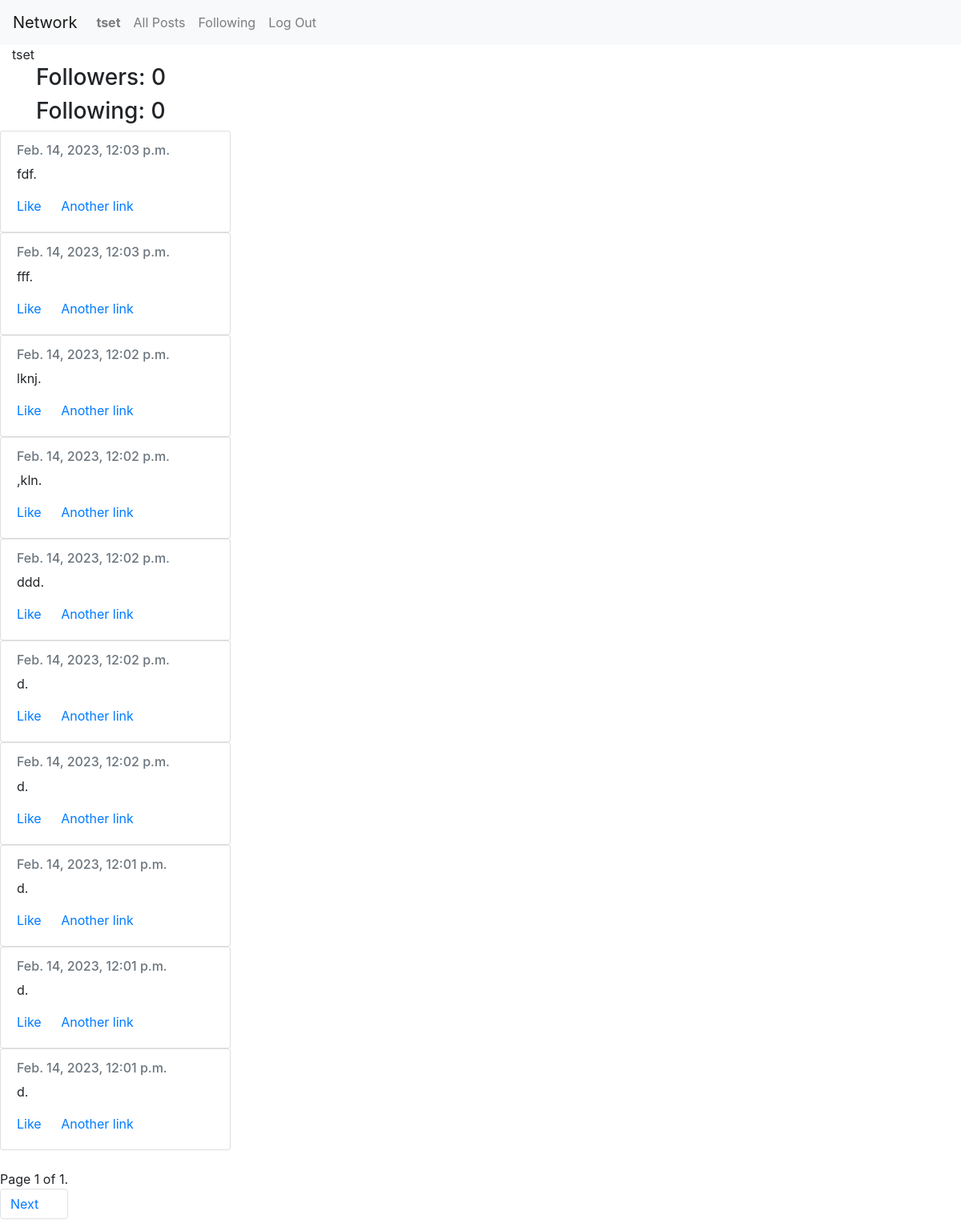
The app's page /profile/tset/ (signed in) with its own data.
### network/models.py (models this page shows, shortened)
class User(AbstractUser):
    pass

class Post(models.Model):
    content = models.CharField(max_length=140)
    author = models.ForeignKey(User, on_delete=models.CASCADE, related_name='User')
    date = models.DateTimeField(auto_now_add=True)

### network/views.py (the view)
# urls.py: path("profile/<str:username>/", views.profile, name="profile"),
def profile(request, username):
    profile = User.objects.get(username=username)
    AllPosts = Post.objects.filter(author=profile).order_by("date").reverse()
    paginator = Paginator(AllPosts, 10)
    page_number = request.GET.get('page')
    paginator_obj = paginator.get_page(page_number)
    following_count = follow.objects.filter(follower=profile)
    print(following_count)
    followers = follow.objects.filter(following=profile)
    check_for_follow = follow.objects.filter(
        follower=User.objects.get(pk=request.user.id)
    )
    if len(check_for_follow) >= 1:
        check_for_follow = True
    else:
        check_for_follow = False
    if paginator_obj:
        return render(request, "network/profile.html", {
            "allposts": paginator_obj,
            "username": username,
            "following": following_count,
            "followers": followers,
            "check_for_follow": check_for_follow
        })

### network/templates/network/profile.html (shortened to what this page needs)
{% extends "network/layout.html" %}
{% block body %}
    {% if user.is_authenticated %}
    <div class="container-fluid">
        {{ username }}
        <br>
        <div class="container"><h3>Followers: {{ followers.count }}</h3></div>
        <div class="container"><h3>Following: {{ following.count }}</h3></div>
      </div>
        {% for post in allposts %}
            <div class="card" style="width: 18rem;">
                <div class="card-body">
                <h6 class="card-subtitle mb-2 text-muted">{{ post.date }}</h6>
                <p class="card-text">{{ post.content }}.</p>
                <a href="#" class="card-link">Like</a>
                <a href="#" class="card-link">Another link</a>
                </div>
            </div>
        {% endfor %}
        <br>
        <nav aria-label="Page navigation example">
            <ul class="pagination">
                <li class="page-item">Page {{ allposts.number }} of {{ allposts.paginator.num_pages }}.<a class="page-link" href="#">Next</a></li>
            </ul>
          </nav>
    {% endif %}
{% endblock %}

### network/templates/network/layout.html (shortened to what this page needs)
{% load static %}
<!DOCTYPE html>
<html lang="en">
    <head>
        <link rel="stylesheet" href="https://stackpath.bootstrapcdn.com/bootstrap/4.4.1/css/bootstrap.min.css">
        <link href="{% static 'network/styles.css' %}" rel="stylesheet">
    </head>
    <body>
        <nav class="navbar navbar-expand-lg navbar-light bg-light">
            <a class="navbar-brand" href="#">Network</a>
            <div>
              <ul class="navbar-nav mr-auto">
                {% if user.is_authenticated %}
                    <li class="nav-item">
                        <a class="nav-link" href="#"><strong>{{ user.username }}</strong></a>
                    </li>
                {% endif %}
                <li class="nav-item">
                  <a class="nav-link" href="{% url 'index' %}">All Posts</a>
                </li>
                {% if user.is_authenticated %}
                    <li class="nav-item">
                        <a class="nav-link" href="#">Following</a>
                    </li>
                    <li class="nav-item">
                        <a class="nav-link" href="{% url 'logout' %}">Log Out</a>
                    </li>
                {% endif %}
              </ul>
            </div>
          </nav>
        <div class="body">
            {% block body %}
            {% endblock %}
        </div>
    </body>
</html>

### records on screen
User: username "tset"
Post: date "Feb. 14, 2023, 12:03 p.m.", content "fdf"
Post: date "Feb. 14, 2023, 12:03 p.m.", content "fff"
Post: date "Feb. 14, 2023, 12:02 p.m.", content "lknj"
Post: date "Feb. 14, 2023, 12:02 p.m.", content ",kln"
Post: date "Feb. 14, 2023, 12:02 p.m.", content "ddd"
Post: date "Feb. 14, 2023, 12:02 p.m.", content "d"
Post: date "Feb. 14, 2023, 12:02 p.m.", content "d"
Post: date "Feb. 14, 2023, 12:01 p.m.", content "d"
Post: date "Feb. 14, 2023, 12:01 p.m.", content "d"
Post: date "Feb. 14, 2023, 12:01 p.m.", content "d"

### other values on screen
{{ followers.count }} "0"
{{ following.count }} "0"
{{ allposts.number }} "1"
{{ allposts.paginator.num_pages }} "1"
